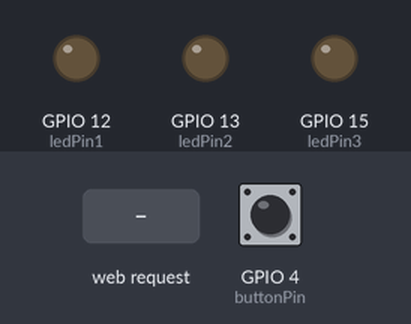
Simulated run of this sketch. Board: ESP8266 (NodeMCU). Parts: output pins drawn as LEDs (lit = HIGH). The inputs (shaded band) are chosen by the test bench; at power-on: GPIO 4 (buttonPin) HIGH. WiFi joins after 1.5 s; servers stay silent unless stated; what the sketch prints to the serial monitor is not drawn.

Above: at 2.7 s.
2.8 s: HTTP request GET /green/1 received
At 4.0 s:
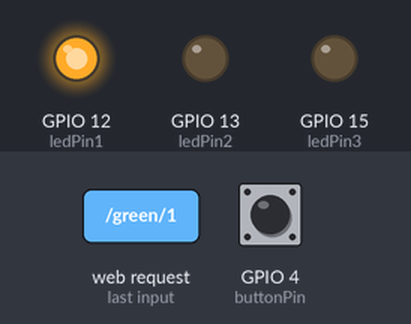
4.3 s: HTTP request GET /blue/1 received
At 5.4 s:
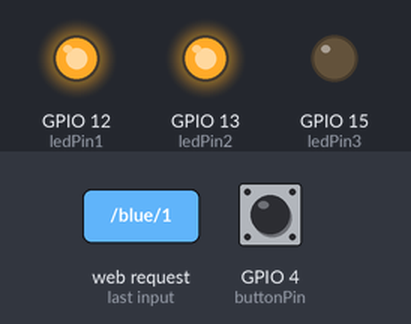
5.8 s: HTTP request GET /red/1 received
At 6.6 s:
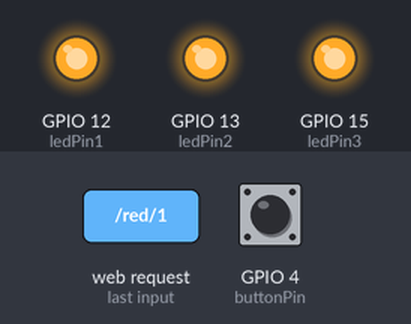
7.3 s: HTTP request GET /green/0 received
At 7.7 s:
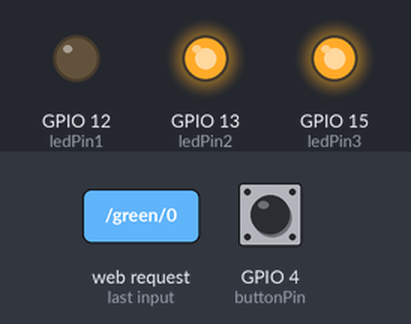
8.8 s: HTTP request GET /blue/0 received
At 10.0 s:
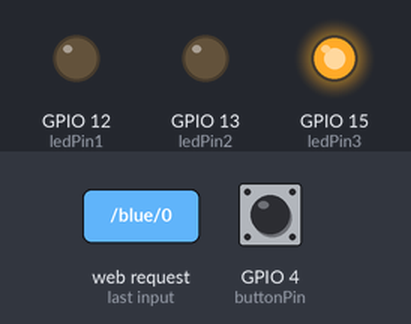
10.3 s: HTTP request GET /red/0 received
At 11.2 s:
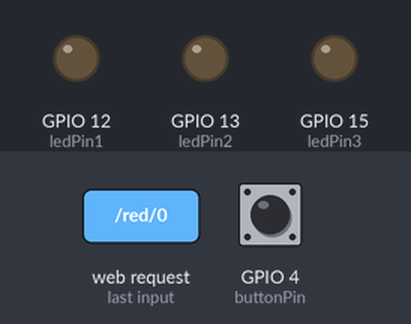
Timing chart, 0 to 12.8 s (numbered marks = the images above; inputs shaded):
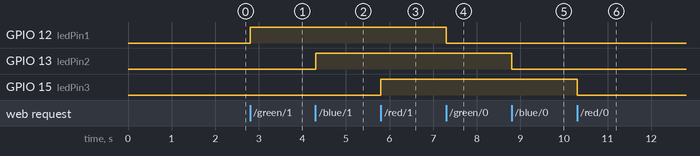

Measured:
- after the input at 2.8 s, GPIO 12 (ledPin1): LOW → HIGH at once
- after the input at 4.3 s, GPIO 13 (ledPin2): LOW → HIGH at once
- after the input at 5.8 s, GPIO 15 (ledPin3): LOW → HIGH at once
- after the input at 7.3 s, GPIO 12 (ledPin1): HIGH → LOW at once
- after the input at 8.8 s, GPIO 13 (ledPin2): HIGH → LOW at once
- after the input at 10.3 s, GPIO 15 (ledPin3): HIGH → LOW at once

The sketch:

AJ_Witty_Cloud_Web_Server_1.ino
```cpp
/*
 *  This sketch demonstrates how to set up a simple HTTP-like server.
 *  The server will set a GPIO pin depending on the request
 *    http://server_ip/green/0 will turn off green LED,
 *    http://server_ip/green/1 will turn on green LED
 *  server_ip is the IP address of the ESP8266 module, will be
 *  printed to Serial when the module is connected.
 */

#include <ESP8266WiFi.h>

const char* ssid = "_Repeater";
const char* password = "pw";

const int buttonPin = 4;     // the number of the pushbutton pin on the Witty Cloud board
const int ledPin1 =  12;      // the number of the Green LED pin
const int ledPin2 =  13;      // the number of the Blue LED pin
const int ledPin3 =  15;      // the number of the Red LED pin

// Create an instance of the server
// specify the port to listen on as an argument
WiFiServer server(80);

void setup() {
  Serial.begin(115200);
  delay(10);

  // prepare LED's
  pinMode(ledPin1, OUTPUT);
  digitalWrite(ledPin1, 0);
  pinMode(ledPin2, OUTPUT);
  digitalWrite(ledPin2, 0);
  pinMode(ledPin3, OUTPUT);
  digitalWrite(ledPin3, 0);

  pinMode(buttonPin, INPUT);

  // Connect to WiFi network
  Serial.println();
  Serial.println();
  Serial.print("Connecting to ");
  Serial.println(ssid);

  WiFi.begin(ssid, password);

  while (WiFi.status() != WL_CONNECTED) {
    delay(500);
    Serial.print(".");
  }
  Serial.println("");
  Serial.println("WiFi connected");

  // Start the server
  server.begin();
  Serial.println("Server started");

  // Print the IP address
  Serial.println(WiFi.localIP());
}

void loop() {

  if (digitalRead(buttonPin) == LOW) //If pressed all colors will be turned off
  {
    digitalWrite(ledPin1, 0);
    digitalWrite(ledPin2, 0);
    digitalWrite(ledPin3, 0);
  }

  // Check if a client has connected
  WiFiClient client = server.available();
  if (!client) {
    return;
  }

  // Wait until the client sends some data
  Serial.println("new client");
  while(!client.available()){
    delay(1);
  }

  // Read the first line of the request
  String req = client.readStringUntil('\r');
  Serial.println(req);
  client.flush();

  // Match the request
  int val, color;
  if (req.indexOf("/green/0") != -1)
  {
    val = 0;
    color = ledPin1;
  }
  else if (req.indexOf("/green/1") != -1)
  {
    val = 1;
    color = ledPin1;
  }
  else if (req.indexOf("/blue/0") != -1)
  {
    val = 0;
    color = ledPin2;
  }
  else if (req.indexOf("/blue/1") != -1)
  {
    val = 1;
    color = ledPin2;
  }
  else if (req.indexOf("/red/0") != -1)
  {
    val = 0;
    color = ledPin3;
  }
  else if (req.indexOf("/red/1") != -1)
  {
    val = 1;
    color = ledPin3;
  }
  else {
    Serial.println("invalid request");
    client.stop();
    return;
  }

  // Set GPIO2 according to the request
  digitalWrite(color, val);

  client.flush();

  // Prepare the response
  String s = "HTTP/1.1 200 OK\r\nContent-Type: text/html\r\n\r\n<!DOCTYPE HTML>\r\n<html>\r\nGPIO is now ";
  s += (val)?"high":"low";
  s += "</html>\n";

  // Send the response to the client
  client.print(s);
  delay(1);
  Serial.println("Client disonnected");

  // The client will actually be disconnected
  // when the function returns and 'client' object is detroyed
}
```
